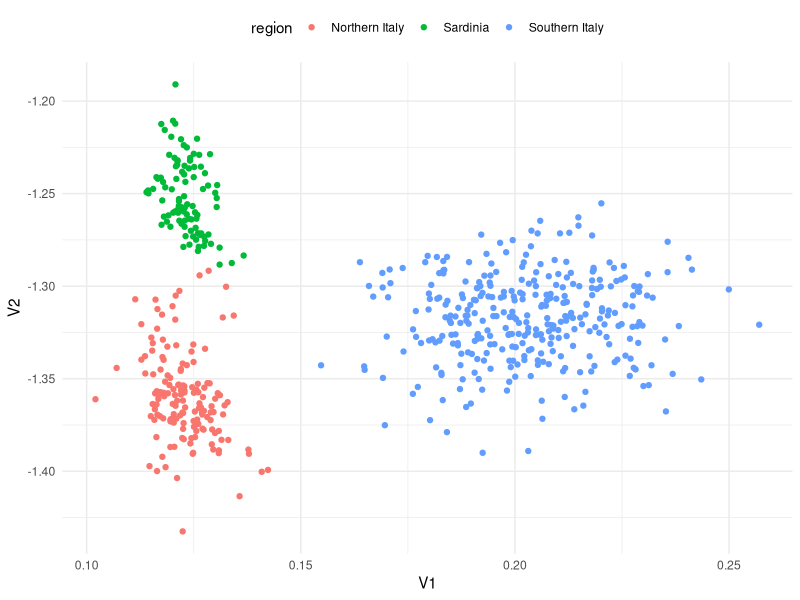
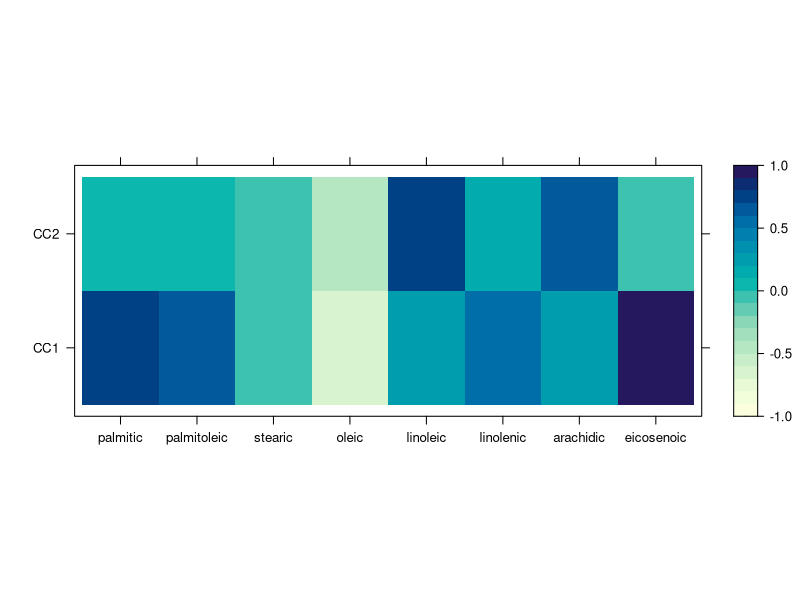
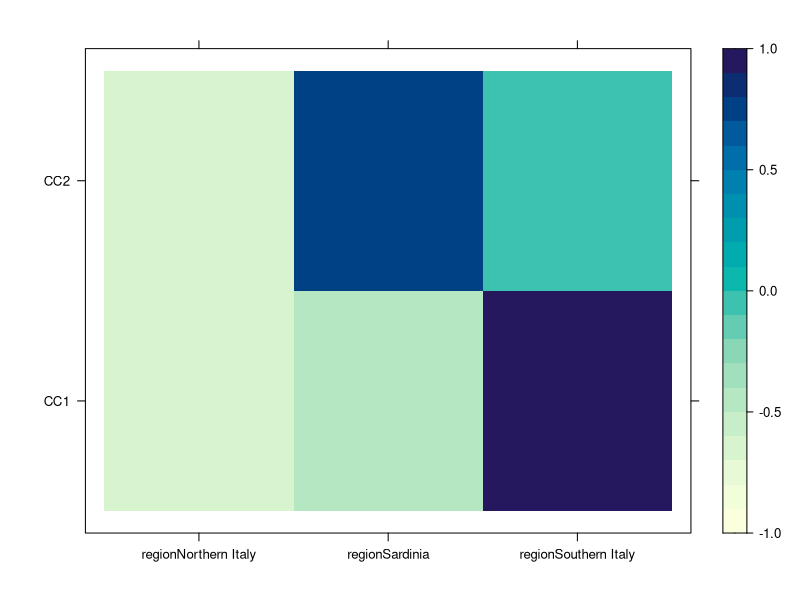
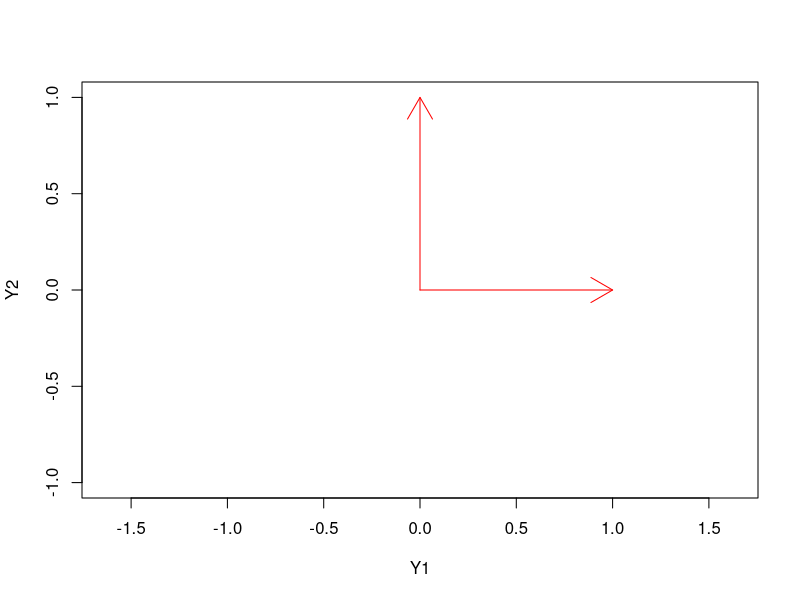
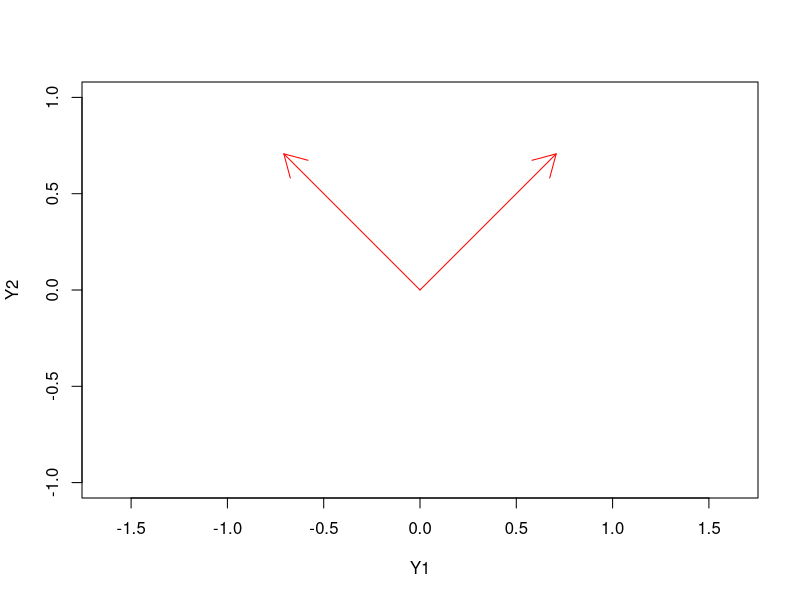
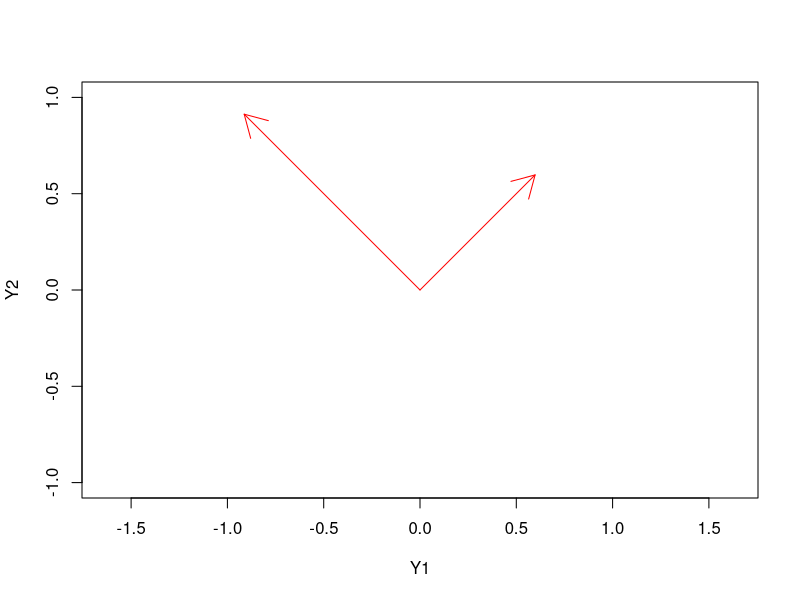
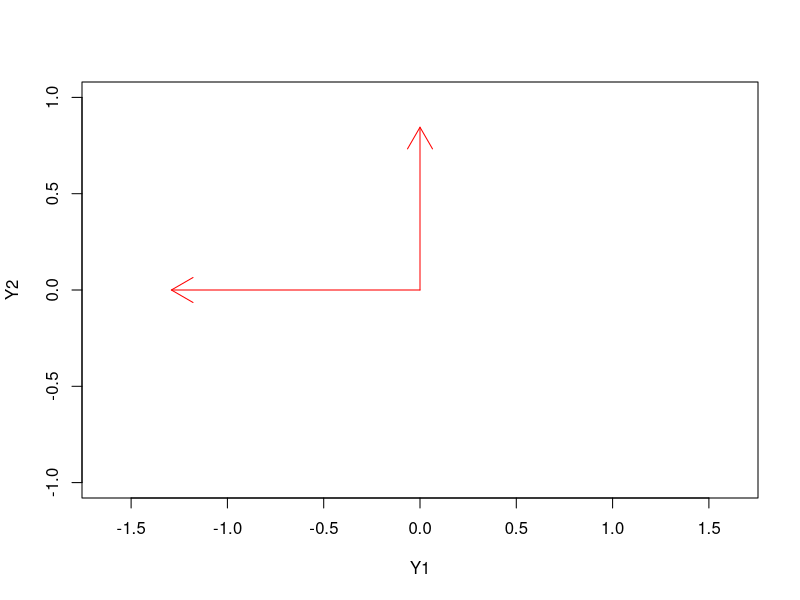
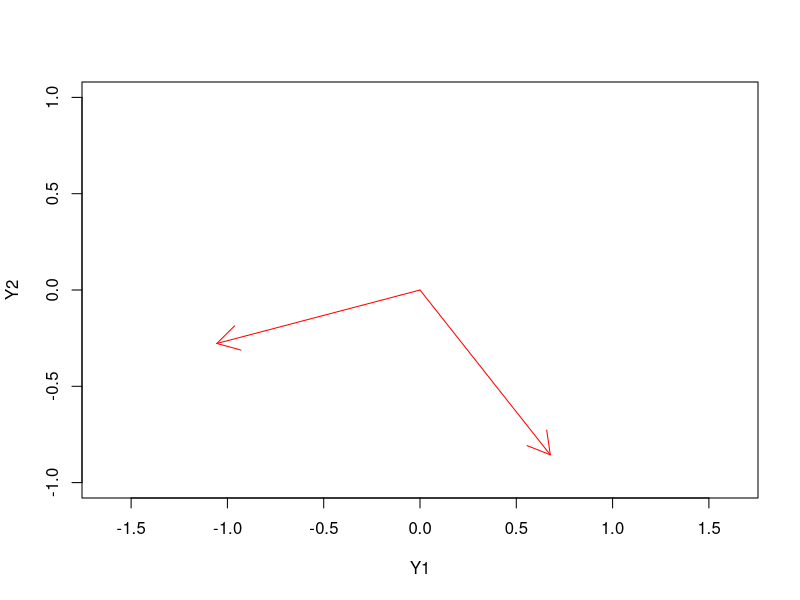

Write the R code that produced these figures, in order.
## ----setup, include=FALSE-----------------------------------------------------
knitr::opts_chunk$set(cache=TRUE,
                      tidy.opts = list(width.cutoff = 20),
                      tidy = TRUE)


## -----------------------------------------------------------------------------
Sigma_Y <- matrix(c(1, 0.4, 0.4, 1), ncol = 2)
Sigma_X <- matrix(c(1, 0.2, 0.2, 1), ncol = 2)
Sigma_YX <- matrix(c(0.5, 0.3, 0.6, 0.4), ncol = 2)
Sigma_XY <- t(Sigma_YX)

rbind(cbind(Sigma_Y, Sigma_YX),
      cbind(Sigma_XY, Sigma_X))

## ---- message = FALSE---------------------------------------------------------
library(expm)
sqrt_Y <- sqrtm(Sigma_Y)
sqrt_X <- sqrtm(Sigma_X)
M1 <- solve(sqrt_Y) %*% Sigma_YX %*% solve(Sigma_X)%*% 
  Sigma_XY %*% solve(sqrt_Y)

(decomp1 <- eigen(M1))


## -----------------------------------------------------------------------------
decomp1$vectors[,1] %*% solve(sqrt_Y)


## -----------------------------------------------------------------------------
M2 <- solve(sqrt_X) %*% Sigma_XY %*% solve(Sigma_Y)%*% 
  Sigma_YX %*% solve(sqrt_X)

decomp2 <- eigen(M2)
decomp2$vectors[,1] %*% solve(sqrt_X)


## -----------------------------------------------------------------------------
sqrt(decomp1$values)


## -----------------------------------------------------------------------------
# Let's generate data
library(mvtnorm)
Sigma <- rbind(cbind(Sigma_Y, Sigma_YX),
               cbind(Sigma_XY, Sigma_X))

YX <- rmvnorm(100, sigma = Sigma)
Y <- YX[,1:2]
X <- YX[,3:4]

decomp <- stats::cancor(x = X, y = Y)


## -----------------------------------------------------------------------------
U <- Y %*% decomp$ycoef
V <- X %*% decomp$xcoef

diag(cor(U, V))
decomp$cor


## ---- message=FALSE-----------------------------------------------------------
library(tidyverse)
library(dslabs)

str(olive)


## ---- message=FALSE-----------------------------------------------------------
# X contains the type of acids
X <- select(olive, -area, -region) %>% 
  as.matrix

# Y contains the information about regions
count(olive, region)
Y <- select(olive, region) %>% 
  model.matrix(~ region - 1, data = .)


## ---- message=FALSE-----------------------------------------------------------
# We get three dummy variables
head(unname(Y))

decomp <- cancor(X, Y)

V <- X %*% decomp$xcoef


## ---- message=FALSE-----------------------------------------------------------
data.frame(
  V1 = V[,1],
  V2 = V[,2],
  region = olive$region
) %>% 
  ggplot(aes(V1, V2, colour = region)) +
  geom_point() + 
  theme_minimal() +
  theme(legend.position = 'top')


## ---- echo = -1---------------------------------------------------------------
old_opts <- options(digits = 2)
# Olive data
X_sc <- scale(X)
Y_sc <- scale(Y)
decomp_sc <- cancor(X_sc, Y_sc)

V_sc <- X_sc %*% decomp_sc$xcoef
colnames(V_sc) <- paste0("CC", seq_len(ncol(V_sc)))

(prop_X <- rowMeans(cor(V_sc, X_sc)^2))

cumsum(prop_X)


## ---- echo = -1---------------------------------------------------------------
old_opts <- options(digits = 2)
# But since we are dealing with correlations
# We get the same with unstandardized variables
decomp <- cancor(X, Y)
V <- X %*% decomp$xcoef
colnames(V) <- paste0("CC", seq_len(ncol(V)))

(prop_X <- rowMeans(cor(V, X)^2))

cumsum(prop_X)


## ---- echo = -1---------------------------------------------------------------
options(digits = old_opts$digits)
# Let's go back to the olive data
decomp <- cancor(X, Y)
V <- X %*% decomp$xcoef
colnames(V) <- paste0("CC", seq_len(8))

library(lattice)
levelplot(cor(X, V[,1:2]), 
          at = seq(-1, 1, by = 0.1),
          xlab = "", ylab = "")


## -----------------------------------------------------------------------------
levelplot(cor(Y, V[,1:2]), 
          at = seq(-1, 1, by = 0.1),
          xlab = "", ylab = "")


## -----------------------------------------------------------------------------
# Canonical correlations
decomp$cor

# Maximum value in correlation matrix
max(abs(cor(Y, X)))

# Multiple correlation coefficients
sqrt(summary(lm(V[,1] ~ Y))$r.squared)
sqrt(summary(lm(V[,2] ~ Y))$r.squared)


## ---- message = FALSE, echo = FALSE-------------------------------------------
Sigma_Y <- matrix(c(1, 0.4, 0.4, 1), ncol = 2)
Sigma_X <- matrix(c(1, 0.2, 0.2, 1), ncol = 2)
Sigma_YX <- matrix(c(0.5, 0.3, 0.6, 0.4), ncol = 2)
Sigma_XY <- t(Sigma_YX)

library(expm)
sqrt_Y <- sqrtm(Sigma_Y)
sqrt_X <- sqrtm(Sigma_X)
M1 <- solve(sqrt_Y) %*% Sigma_YX %*% solve(Sigma_X)%*% 
  Sigma_XY %*% solve(sqrt_Y)

decomp1 <- eigen(M1, symmetric = TRUE)
decompY <- eigen(Sigma_Y, symmetric = TRUE)


## ----echo = FALSE-------------------------------------------------------------
plot(x = 0, y = 0, xlim = c(-1, 1), ylim = c(-1, 1),
     xlab = "Y1", ylab = "Y2", type = 'n', asp = 1)
arrows(x0 = 0, y0 = 0,
       x1 = 1, y1 = 0, col = 'red')
arrows(x0 = 0, y0 = 0,
       x1 = 0, y1 = 1, col = 'red')


## ----echo = FALSE-------------------------------------------------------------
Ytrans <- decompY$vectors
plot(x = 0, y = 0, xlim = c(-1, 1), ylim = c(-1, 1),
     xlab = "Y1", ylab = "Y2", type = 'n', asp = 1)
arrows(x0 = 0, y0 = 0,
       x1 = Ytrans[1,1], y1 = Ytrans[2,1], 
       col = 'red')
arrows(x0 = 0, y0 = 0,
       x1 = Ytrans[1,2], y1 = Ytrans[2,2], 
       col = 'red')


## ----echo = FALSE-------------------------------------------------------------
Ytrans <- decompY$vectors %*% diag(1/sqrt(decompY$values))
plot(x = 0, y = 0, xlim = c(-1, 1), ylim = c(-1, 1),
     xlab = "Y1", ylab = "Y2", type = 'n', asp = 1)
arrows(x0 = 0, y0 = 0,
       x1 = Ytrans[1,1], y1 = Ytrans[2,1], 
       col = 'red')
arrows(x0 = 0, y0 = 0,
       x1 = Ytrans[1,2], y1 = Ytrans[2,2], 
       col = 'red')


## ----echo = FALSE-------------------------------------------------------------
Ytrans <- decompY$vectors %*% (decompY$vectors %*% diag(1/sqrt(decompY$values)))
plot(x = 0, y = 0, xlim = c(-1, 1), ylim = c(-1, 1),
     xlab = "Y1", ylab = "Y2", type = 'n', asp = 1)
arrows(x0 = 0, y0 = 0,
       x1 = Ytrans[1,1], y1 = Ytrans[2,1], 
       col = 'red')
arrows(x0 = 0, y0 = 0,
       x1 = Ytrans[1,2], y1 = Ytrans[2,2], 
       col = 'red')


## ----echo = FALSE-------------------------------------------------------------
Ytrans <- decomp1$vectors %*% solve(sqrt_Y)
plot(x = 0, y = 0, xlim = c(-1, 1), ylim = c(-1, 1),
     xlab = "Y1", ylab = "Y2", type = 'n', asp = 1)
arrows(x0 = 0, y0 = 0,
       x1 = Ytrans[1,1], y1 = Ytrans[2,1], 
       col = 'red')
arrows(x0 = 0, y0 = 0,
       x1 = Ytrans[1,2], y1 = Ytrans[2,2], 
       col = 'red')


## -----------------------------------------------------------------------------
library(vegan)

data(varespec)
data(varechem)

# There are too many variables in varespec
# Let's pick first 10
Y <- varespec %>% 
  select(Callvulg:Diphcomp) %>% 
  as.matrix


## -----------------------------------------------------------------------------
# The help page in `vegan` suggests a better 
# chemical model
X <- varechem %>% 
  model.matrix( ~ Al + P*(K + Baresoil) - 1, 
                data = .)


## -----------------------------------------------------------------------------
decomp <- cancor(x = X, y = Y)

n <- nrow(X)
(LRT <- -n*log(prod(1 - decomp$cor^2)))

p <- min(ncol(X), ncol(Y))
q <- max(ncol(X), ncol(Y))
LRT > qchisq(0.95, df = p*q)

LRT_bart <- -(n - 1 - 0.5*(p + q + 1)) *
  log(prod(1 - decomp$cor^2))

c("Large Sample" = LRT,
  "Bartlett" = LRT_bart)

LRT_bart > qchisq(0.95, df = p*q)


## ----echo = -1----------------------------------------------------------------
old_opts <- options(digits = 2)
# We can get the truncated LRTs in one go
(log_ccs <- rev(log(cumprod(1 - rev(decomp$cor)^2))))

(LRTs <- -(n - 1 - 0.5*(p + q + 1)) * log_ccs)

k_seq <- seq(0, p - 1)
LRTs > qchisq(0.95,
              df = (p - k_seq)*(q - k_seq))
# We only reject the first null hypothesis 
# of independence


## ----echo = FALSE-------------------------------------------------------------
data.frame(
  k = k_seq,
  LRT = LRTs,
  CC = qchisq(0.95,
              df = (p - k_seq)*(q - k_seq))
) %>% 
  gather(Type, Value, LRT, CC) %>% 
  ggplot(aes(k, Value, colour = Type)) + 
  geom_point() +
  geom_line() +
  theme_minimal() +
  ylab("") +
  scale_colour_discrete(name = "",
                        breaks = c("LRT", "CC"),
                        labels = c("LRT", "Critical value"))
